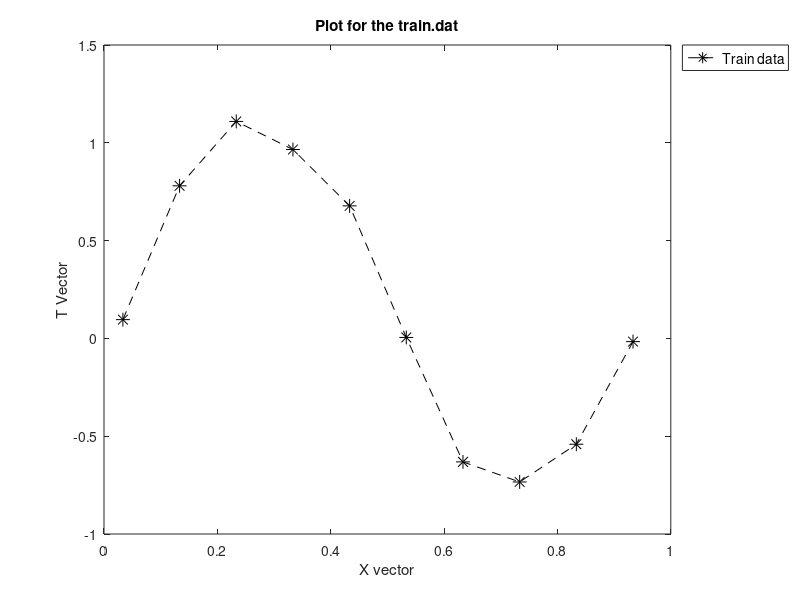

Recreate this plot in MATLAB.
% this script does the following plots your train.dat

%loading your train data and storing in vectors.
data=load('./data/train.dat');
X = data(:,1);
T = data(:,2);

%plotting your train.dat
plot(X,T,"--*k","markersize", 10);
title ('Plot for the train.dat');
h = legend ('Train data');
legend (h, 'location', 'northeastoutside');
set (h, 'fontsize', 10);
xlabel('X vector');
ylabel('T Vector');
